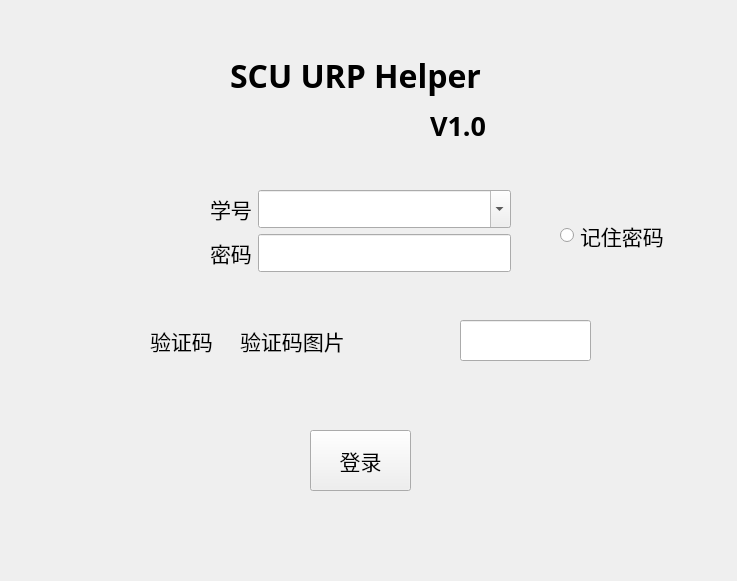
<?xml version="1.0" encoding="UTF-8"?>
<ui version="4.0">
 <class>Form</class>
 <widget class="QWidget" name="Form">
  <property name="geometry">
   <rect>
    <x>0</x>
    <y>0</y>
    <width>737</width>
    <height>581</height>
   </rect>
  </property>
  <property name="windowTitle">
   <string>SCU URP Helper</string>
  </property>
  <widget class="QWidget" name="formLayoutWidget">
   <property name="geometry">
    <rect>
     <x>210</x>
     <y>190</y>
     <width>301</width>
     <height>90</height>
    </rect>
   </property>
   <layout class="QFormLayout" name="formLayout">
    <item row="0" column="0">
     <widget class="QLabel" name="label">
      <property name="font">
       <font>
        <family>微软雅黑</family>
        <pointsize>16</pointsize>
       </font>
      </property>
      <property name="text">
       <string>学号</string>
      </property>
     </widget>
    </item>
    <item row="1" column="0">
     <widget class="QLabel" name="label_2">
      <property name="font">
       <font>
        <family>微软雅黑</family>
        <pointsize>16</pointsize>
       </font>
      </property>
      <property name="text">
       <string>密码</string>
      </property>
     </widget>
    </item>
    <item row="0" column="1">
     <widget class="QComboBox" name="username">
      <property name="font">
       <font>
        <family>微软雅黑</family>
        <pointsize>16</pointsize>
       </font>
      </property>
      <property name="autoFillBackground">
       <bool>false</bool>
      </property>
      <property name="editable">
       <bool>true</bool>
      </property>
     </widget>
    </item>
    <item row="1" column="1">
     <widget class="QLineEdit" name="password">
      <property name="font">
       <font>
        <family>微软雅黑</family>
        <pointsize>16</pointsize>
       </font>
      </property>
     </widget>
    </item>
   </layout>
  </widget>
  <widget class="QRadioButton" name="is_remember">
   <property name="geometry">
    <rect>
     <x>560</x>
     <y>220</y>
     <width>111</width>
     <height>31</height>
    </rect>
   </property>
   <property name="font">
    <font>
     <family>微软雅黑</family>
     <pointsize>16</pointsize>
    </font>
   </property>
   <property name="text">
    <string>记住密码</string>
   </property>
  </widget>
  <widget class="QPushButton" name="btn_login">
   <property name="geometry">
    <rect>
     <x>310</x>
     <y>430</y>
     <width>101</width>
     <height>61</height>
    </rect>
   </property>
   <property name="font">
    <font>
     <family>微软雅黑</family>
     <pointsize>16</pointsize>
    </font>
   </property>
   <property name="text">
    <string>登录</string>
   </property>
  </widget>
  <widget class="QLabel" name="label_3">
   <property name="geometry">
    <rect>
     <x>230</x>
     <y>40</y>
     <width>261</width>
     <height>71</height>
    </rect>
   </property>
   <property name="font">
    <font>
     <family>微软雅黑</family>
     <pointsize>24</pointsize>
     <weight>75</weight>
     <bold>true</bold>
    </font>
   </property>
   <property name="text">
    <string>SCU URP Helper</string>
   </property>
  </widget>
  <widget class="QLabel" name="label_4">
   <property name="geometry">
    <rect>
     <x>430</x>
     <y>110</y>
     <width>61</width>
     <height>31</height>
    </rect>
   </property>
   <property name="font">
    <font>
     <family>微软雅黑</family>
     <pointsize>20</pointsize>
     <weight>75</weight>
     <bold>true</bold>
    </font>
   </property>
   <property name="text">
    <string>V1.0</string>
   </property>
  </widget>
  <widget class="QLabel" name="label_5">
   <property name="geometry">
    <rect>
     <x>150</x>
     <y>320</y>
     <width>71</width>
     <height>41</height>
    </rect>
   </property>
   <property name="font">
    <font>
     <family>微软雅黑</family>
     <pointsize>16</pointsize>
    </font>
   </property>
   <property name="text">
    <string>验证码</string>
   </property>
  </widget>
  <widget class="QLabel" name="captcha_pic">
   <property name="geometry">
    <rect>
     <x>240</x>
     <y>310</y>
     <width>181</width>
     <height>61</height>
    </rect>
   </property>
   <property name="font">
    <font>
     <family>微软雅黑</family>
     <pointsize>16</pointsize>
    </font>
   </property>
   <property name="text">
    <string>验证码图片</string>
   </property>
  </widget>
  <widget class="QLineEdit" name="captcha">
   <property name="geometry">
    <rect>
     <x>460</x>
     <y>320</y>
     <width>131</width>
     <height>41</height>
    </rect>
   </property>
   <property name="font">
    <font>
     <family>微软雅黑</family>
     <pointsize>16</pointsize>
    </font>
   </property>
  </widget>
 </widget>
 <resources/>
 <connections/>
</ui>
